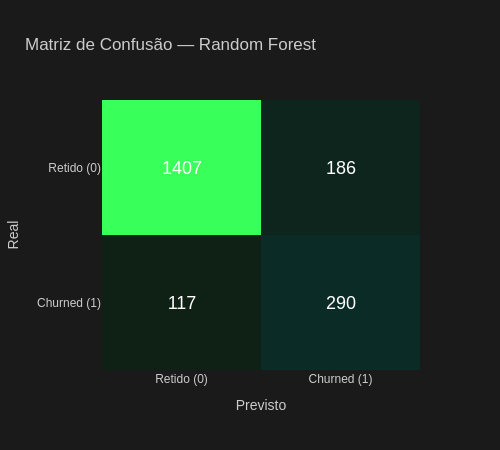

The cell this chart's notebook holds for it:
### Code cell
# Matriz de confusão — Random Forest
cm_rf: np.ndarray = confusion_matrix(y_test, y_pred_rf)

labels_cm: list[str] = ['Retido (0)', 'Churned (1)']

fig_cm_rf: go.Figure = go.Figure(data=go.Heatmap(
    z=cm_rf,
    x=labels_cm,
    y=labels_cm,
    text=cm_rf,
    texttemplate='%{text}',
    textfont=dict(size=18, color='white'),
    colorscale=[[0, '#0F2015'], [0.5, '#004D54'], [1, '#39FF5A']],
    showscale=False,
    hovertemplate='Real: %{y}<br>Previsto: %{x}<br>Qtd: %{z}<extra></extra>',
))

fig_cm_rf.update_layout(
    **LAYOUT_PADRAO,
    title='Matriz de Confusão — Random Forest',
    xaxis_title='Previsto',
    yaxis_title='Real',
    yaxis=dict(autorange='reversed'),
    width=500,
    height=450,
)
fig_cm_rf.write_html(str(IMAGES_PATH / '10_cm_random_forest.html'))
fig_cm_rf.show()

### Figure 1 — Plotly figure (JSON) as saved in the notebook; plotly's stock layout.template omitted (floating-point values rounded to 4 significant figures)
{"data": [{"colorscale": [[0, "#0F2015"], [0.5, "#004D54"], [1, "#39FF5A"]], "hovertemplate": "Real: %{y}<br>Previsto: %{x}<br>Qtd: %{z}<extra></extra>", "showscale": false, "text": [[1407, 186], [117, 290]], "textfont": {"color": "white", "size": 18}, "texttemplate": "%{text}", "type": "heatmap", "x": ["Retido (0)", "Churned (1)"], "y": ["Retido (0)", "Churned (1)"], "z": [[1407, 186], [117, 290]]}], "layout": {"font": {"color": "#CCCCCC", "family": "Arial", "size": 12}, "height": 450, "paper_bgcolor": "#1A1A1A", "plot_bgcolor": "#0F2015", "title": {"text": "Matriz de Confusão — Random Forest"}, "width": 500, "xaxis": {"title": {"text": "Previsto"}}, "yaxis": {"autorange": "reversed", "title": {"text": "Real"}}}}
